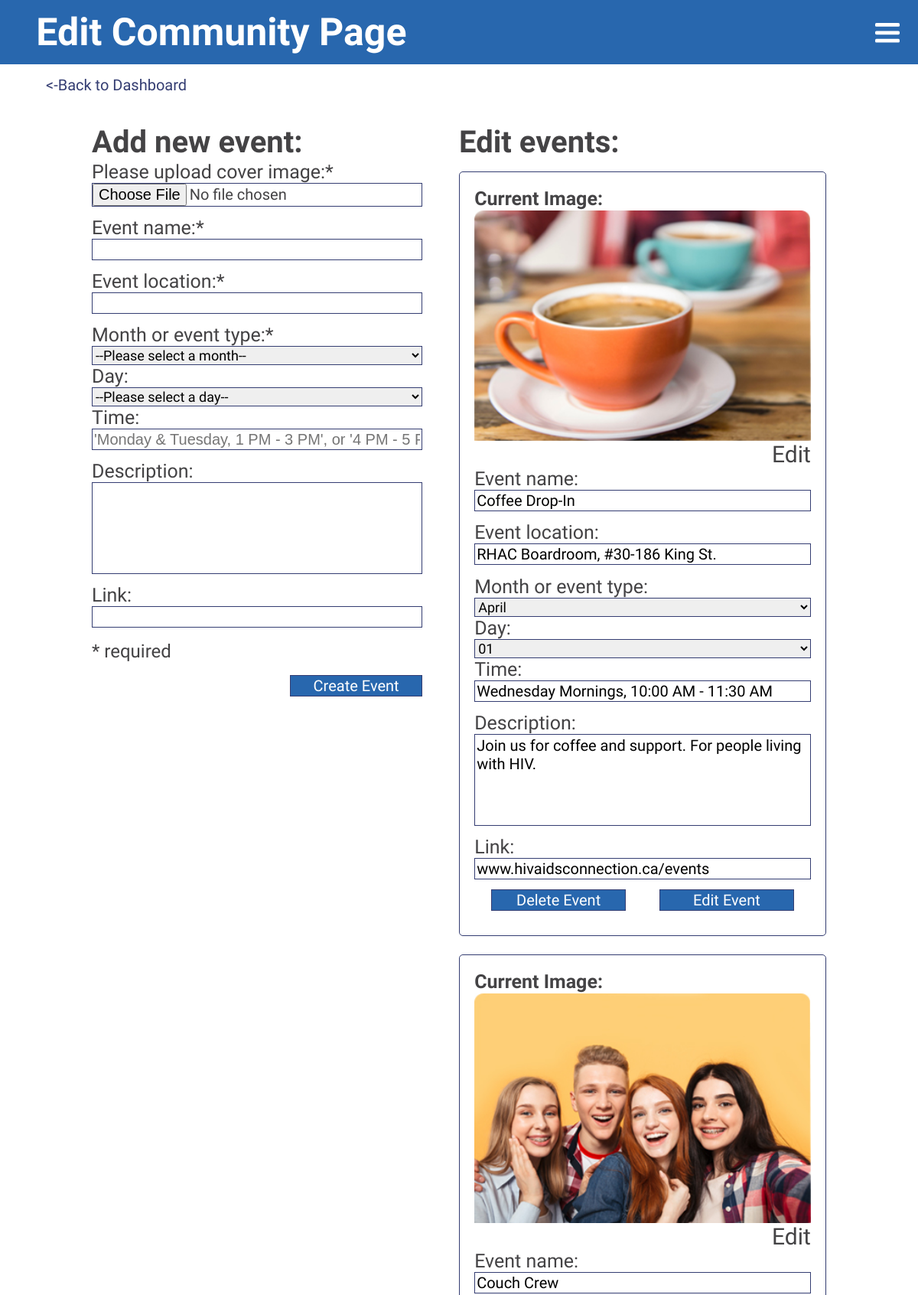
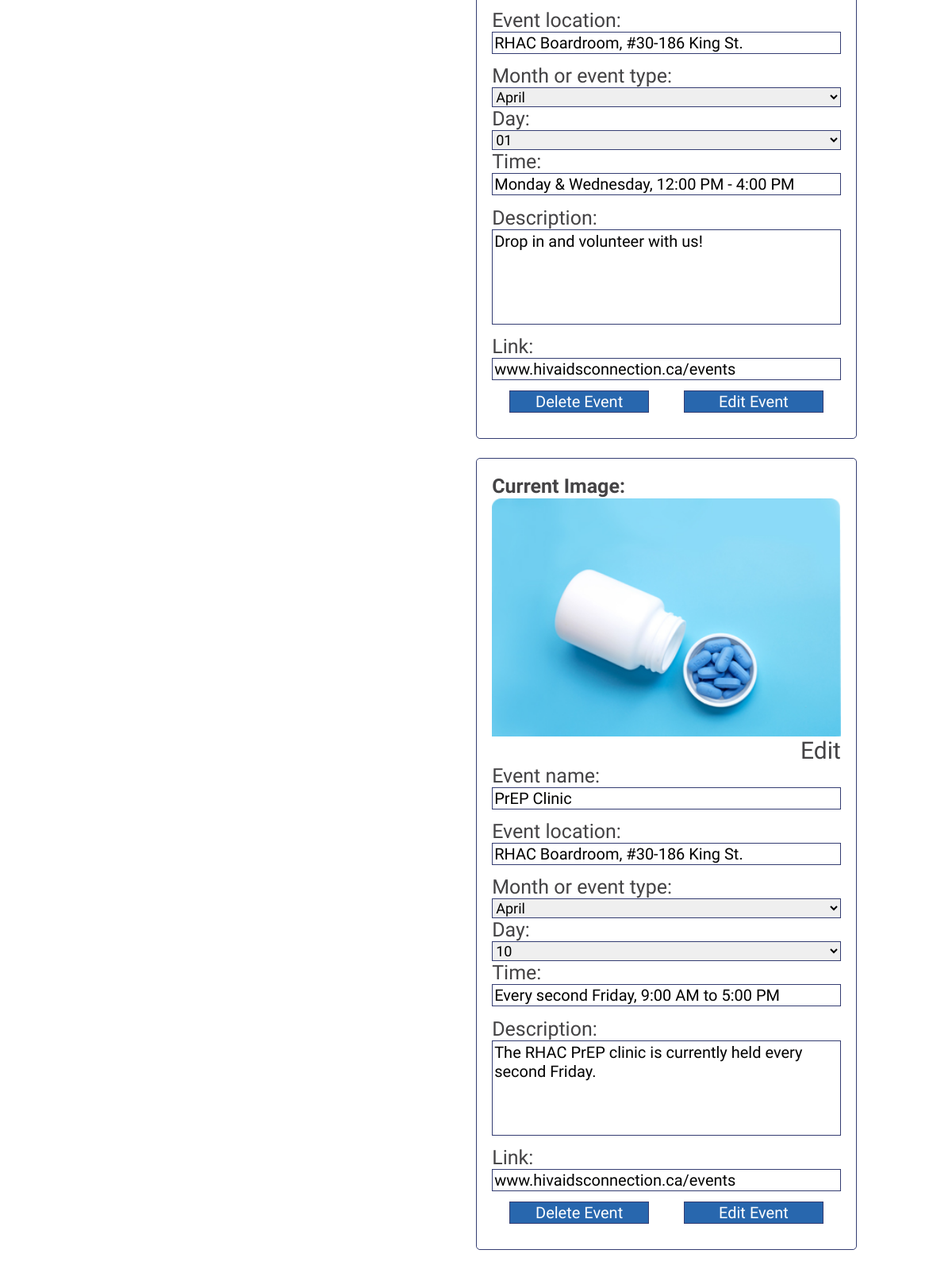
Screenshot of /includes/admin/admin_kin_community.php (signed in) with the database file from the repository (2 pictures, top to bottom).
### tables this page shows
CREATE TABLE `tbl_event` (
  `id` int(11) NOT NULL,
  `img` varchar(60) NOT NULL,
  `heading` varchar(70) NOT NULL,
  `location` varchar(40) NOT NULL,
  `month` varchar(10) NOT NULL,
  `day` varchar(2) NOT NULL,
  `time` varchar(50) NOT NULL,
  `des` varchar(100) NOT NULL,
  `link` varchar(200) NOT NULL
);

### includes/admin/scripts/cms.php (called while the page is built, shortened)
<?php
function getAll($tbl) {
    $pdo = Database::getInstance()->getConnection();
    $query= 'SELECT * FROM ' .$tbl;
    $result = $pdo->query($query);
    if($result){
        return $result;
    }else{
        return '<p class="updateMsg">There was a problem accessing the info</p>';
    }
}

### includes/admin/admin_kin_community.php (the view, shortened to what this page needs)
<?php
    $tbl = 'tbl_event';
    $getEvent = getAll($tbl);
?>
<!DOCTYPE html>
<html lang="en">
<head>
    <?php include '../template/head.php'; ?>
</head>
<body>
    <div class="userCMS">
        <header>
            <h1>Edit Community Page</h1>
        <?php include '../template/header.php'; ?>
        <p class="bk"><a href="index.php"><-Back to Dashboard</a></p>
        <section id="event">
            <form action="admin_kin_community.php" method="post" class="eventForm" enctype="multipart/form-data">
                <h2>Add new event:</h2>
                <label for="img">Please upload cover image:*</label>
                <input type="file" name="img" value="" reuqired>
                <label for="name">Event name:*</label>
                <input type="text" name="name" value="" required>
                <label for="location">Event location:*</label>
                <input type="text" name="location" value="" required>
                <label for="month">Month or event type:*</label>
                <select name="month" id="month" required>
                    <option value="">--Please select a month--</option>
                </select>
                <label for="day">Day:</label>
                <select name="day">
                    <option value="">--Please select a day--</option>
                </select>
                <label for="time">Time:</label>
                <input type="text" name="time" value="" placeholder="'Monday & Tuesday, 1 PM - 3 PM', or '4 PM - 5 PM'" required>
                <label for="des">Description:</label>
                <textarea name="des"></textarea>
                <label for="link">Link:</label>
                <input type="text" name="link" value="">
                <p>* required</p>
                <input type="submit" name="submit-event-new" value="Create Event">
            </form>
            <div id="eventList">
                <h2>Edit events:</h2>
                <?php while($row = $getEvent->fetch(PDO::FETCH_ASSOC)):?>
                <form action="admin_kin_community.php" method="post" class="eventForm">
                    <h3>Current Image:</h3>
                    <img src="../../images/<?php echo $row['img'];?>" alt="event image <?php echo $row['img'];?>">
                    <a href="admin_kin_image.php?img_id=<?php echo $row['id'];?>&tbl=tbl_event&page=admin_kin_community.php">Edit</a>
                    <label for="name">Event name:</label>
                    <input type="text" name="name" value="<?php echo $row['heading'];?>">
                    <label for="location">Event location:</label>
                    <input type="text" name="location" value="<?php echo $row['location'];?>">
                    <label for="month">Month or event type:</label>
                    <select name="month" id="month">
                        <option value="<?php echo $row['month'];?>"><?php echo $row['month'];?></option>
                    </select>
                    <label for="day">Day:</label>
                    <select name="day">
                        <option value="<?php echo $row['day'];?>"><?php echo $row['day'];?></option>
                    </select>
                    <label for="time">Time:</label>
                    <input type="text" name="time" value="<?php echo $row['time'];?>">
                    <label for="des">Description:</label>
                    <textarea name="des"><?php echo $row['des'];?></textarea>
                    <label for="link">Link:</label>
                    <input type="text" name="link" value="<?php echo $row['link'];?>">
                    <div class="DandE">
                        <input type="submit" name="delete-event" value="Delete Event">
                        <input type="submit" name="submit-event" value="Edit Event">
                    </div>
                </form>
                <?php endwhile;?>
            </div>
        </section>
    </div>
</body>
</html>

### includes/template/head.php (shortened to what this page needs)
<link rel="stylesheet" href="../../css/main.css">

### includes/template/header.php (shortened to what this page needs)
    <div class="mainNavCon">
    </div>
</header>

### rows the page displays
tbl_event: img (picture), name "Coffee Drop-In", location "RHAC Boardroom, #30-186 King St.", month "April", day "01", time "Wednesday Mornings, 10:00 AM - 11:30 AM", des "Join us for coffee and support. For people living with HIV.", link "www.hivaidsconnection.ca/events"
tbl_event: img (picture), name "Couch Crew", location "RHAC Boardroom, #30-186 King St.", month "April", day "01", time "Monday & Wednesday, 12:00 PM - 4:00 PM", des "Drop in and volunteer with us!", link "www.hivaidsconnection.ca/events"
tbl_event: img (picture), name "PrEP Clinic", location "RHAC Boardroom, #30-186 King St.", month "April", day "10", time "Every second Friday, 9:00 AM to 5:00 PM", des "The RHAC PrEP clinic is currently held every second Friday.", link "www.hivaidsconnection.ca/events"
